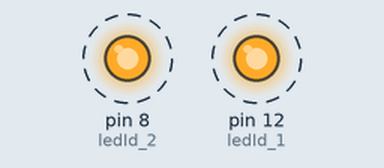
Simulated run of this sketch. Board: Arduino Uno, built with avr-gcc and run on an emulated ATmega328P. Shown: output pins drawn as LEDs (lit = HIGH). Dashed ring = blinking.

Above: at 0.5 s.
Timing chart, 0 to 4.6 s (numbered marks = the images above):
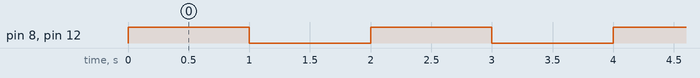

Measured:
- by itself, pin 8 (ledId_2), pin 12 (ledId_1): alternates HIGH for 1.0 s and LOW for 1.0 s

The sketch:

blink_two_leds.ino
```cpp
const int ledId_1  = 12;
const int ledId_2  = 8;

void setup() {
  // put your setup code here, to run once:
  pinMode(ledId_1, OUTPUT);
  pinMode(ledId_2, OUTPUT);
}

void loop() {
  // put your main code here, to run repeatedly:
  digitalWrite(ledId_1, HIGH);
  digitalWrite(ledId_2, HIGH);
  delay(1000);
  digitalWrite(ledId_1, LOW);
  digitalWrite(ledId_2, LOW);
  delay(1000);
}
```
